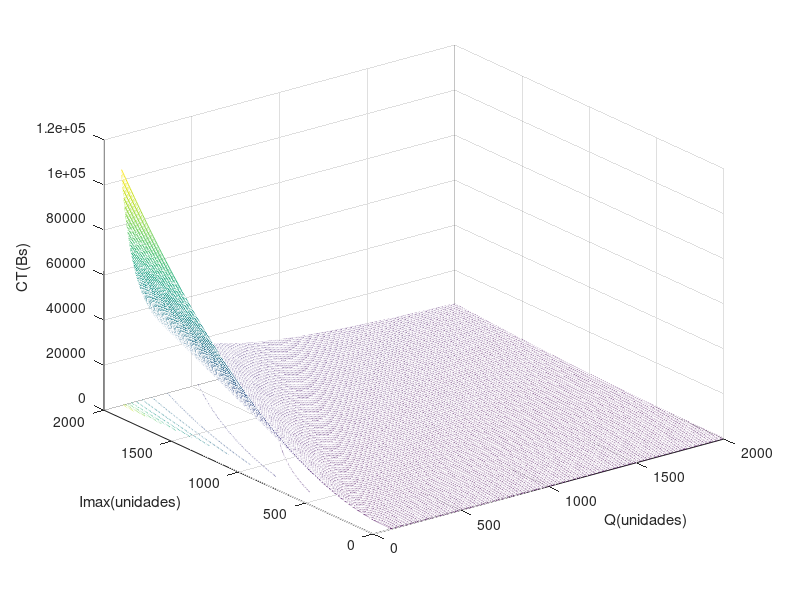
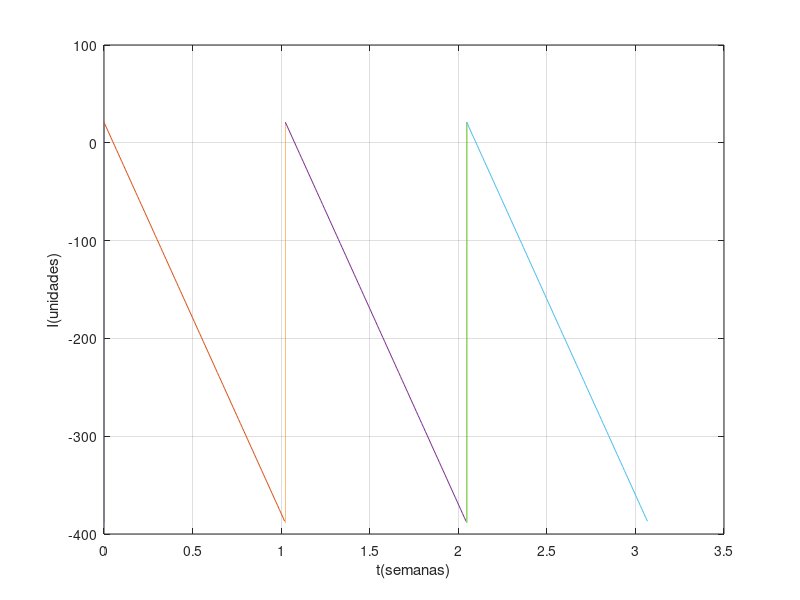

Reproduce these figures in MATLAB, in order.
Co = 50%Bs/orden
Ce = 0.25%Bs/(unidad.semana) 
Cp = Ce/0.05%Bs/(unidad.semana) %k = Ce/Cp = 0.05
D = 400%unidades/semana

Q = linspace(100,2000,400);
Imax = linspace(1,2000,400);
[QQ,ImaxImax] = meshgrid(Q,Imax);
CT = (Co*D)./QQ + (Cp*(ImaxImax.^2))./(2*QQ) + (Ce*((QQ-ImaxImax).^2))./(2.*QQ);
meshc(QQ,ImaxImax,CT) 
xlabel("Q(unidades)")
ylabel("Imax(unidades)")
zlabel("CT(Bs)")

%Co*D/QQ + (Cp*ImaQImaQ^2)/(2*QQ) + (Ce*(QQ-ImaQImaQ)^2)/(2*QQ)

[minCT,iminCT] = min(min(CT));
[MinCT,jminCT] = min(CT);
minCT

iminCT
Qopt = Q(iminCT)
jminCT = jminCT(iminCT)
Imaxopt = Imax(jminCT)

Q = Qopt
Imax = Imaxopt
T=Q/D

it=0
while it<=2
  figure (2)
  I = [-(Q - Imax):0.01:Imax];
  t = ones(1,length(I))*(T*it);
  plot(t,I)
  hold on
  t = T*(it):0.01:T*(it + 1);
  I = -D*t + Imax + (T*D)*it;
  plot(t,I)
it=it+1;
endwhile
ylabel("I(unidades)")
xlabel("t(semanas)")
grid